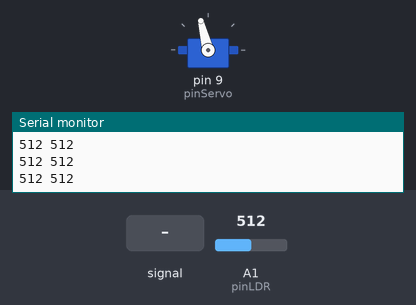
Bench run of a sketch on a simulated Arduino Uno, built with avr-gcc and run on an emulated ATmega328P. Parts: servo, the last lines printed to the serial monitor. The test bench sets the inputs (shaded band); at power-on: A1 (pinLDR) = 512.

Above: at 1.7 s.
1.8 s: A1 (pinLDR) fed a 1000 Hz sine of ±255 counts around its level
4.8 s: A1 (pinLDR) set to 716
At 6.93 s:
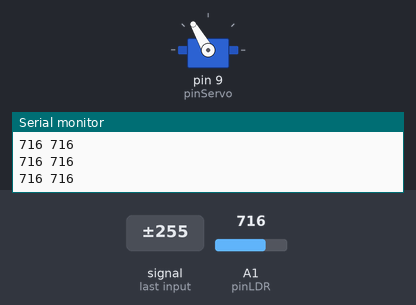
7.8 s: A1 (pinLDR) set to 511
At 15.5 s:
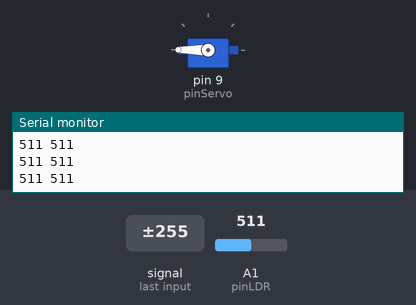
Timing chart, 0 to 25.7 s (numbered marks = the images above; inputs shaded):
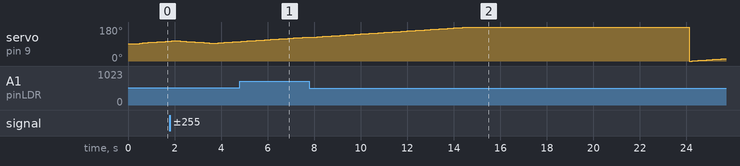

The sketch:

localizar_sol_ldr.ino
```cpp
#include <Servo.h>

#define pinLDR   A1
#define pinServo  9

#define tempoEntreleituras 125 //8 leituras por segundo 1000/125=8

unsigned long proximaLeitura = 0; //Variável para controle de tempo entre leituras
unsigned long somaLeituras = 0;   //Somas das leituras para calculas a média
unsigned long mediaAnterior = 0;  //Quantidade das leituras para calcular a média
unsigned int quantLeituras = 0;

byte posiServo = 90;  //Posição inicial do servo
char charDirecao = 1; //Sentido de rotação do servo

Servo meuServo;

void setup() {
  Serial.begin( 9600 );

  pinMode( pinLDR, INPUT );
  delay(500);

  meuServo.attach( pinServo ); //Configura qual pino será usado para o servo
  meuServo.write( posiServo ); //Posiciona o servo na posição inicial

  mediaAnterior = analogRead( pinLDR ); //inicia valor anterior da média para não começar com zero
}

void loop() {
  //Leitura do LDR
  int valorLido = analogRead( pinLDR );

  //Somas valores para calcular a média
  somaLeituras += valorLido;
  quantLeituras++;

  if ( millis() > proximaLeitura ) {
    proximaLeitura += tempoEntreleituras;
    unsigned long mediaLeituras = somaLeituras / (unsigned long)quantLeituras;

    //calcula sentido de rotação do servo
    if ( mediaLeituras < mediaAnterior ) {
      charDirecao *= -1;
    }
    posiServo += charDirecao;    //Calcula posição com base no sentido de rotação do servo
    meuServo.write( posiServo ); //Atualiza posição do servo (movimenta)

    //Zera variáveis para iniciar novo calculo da média
    somaLeituras = 0;
    quantLeituras = 0;

    //Atualiza média anterior com a média atual
    mediaAnterior = mediaLeituras;

    //Debug usar Serial Plotter
    Serial.println();
    Serial.print( valorLido );
    Serial.print( " " );
    Serial.print( mediaLeituras );
    Serial.print( " " );
  }
}
```
